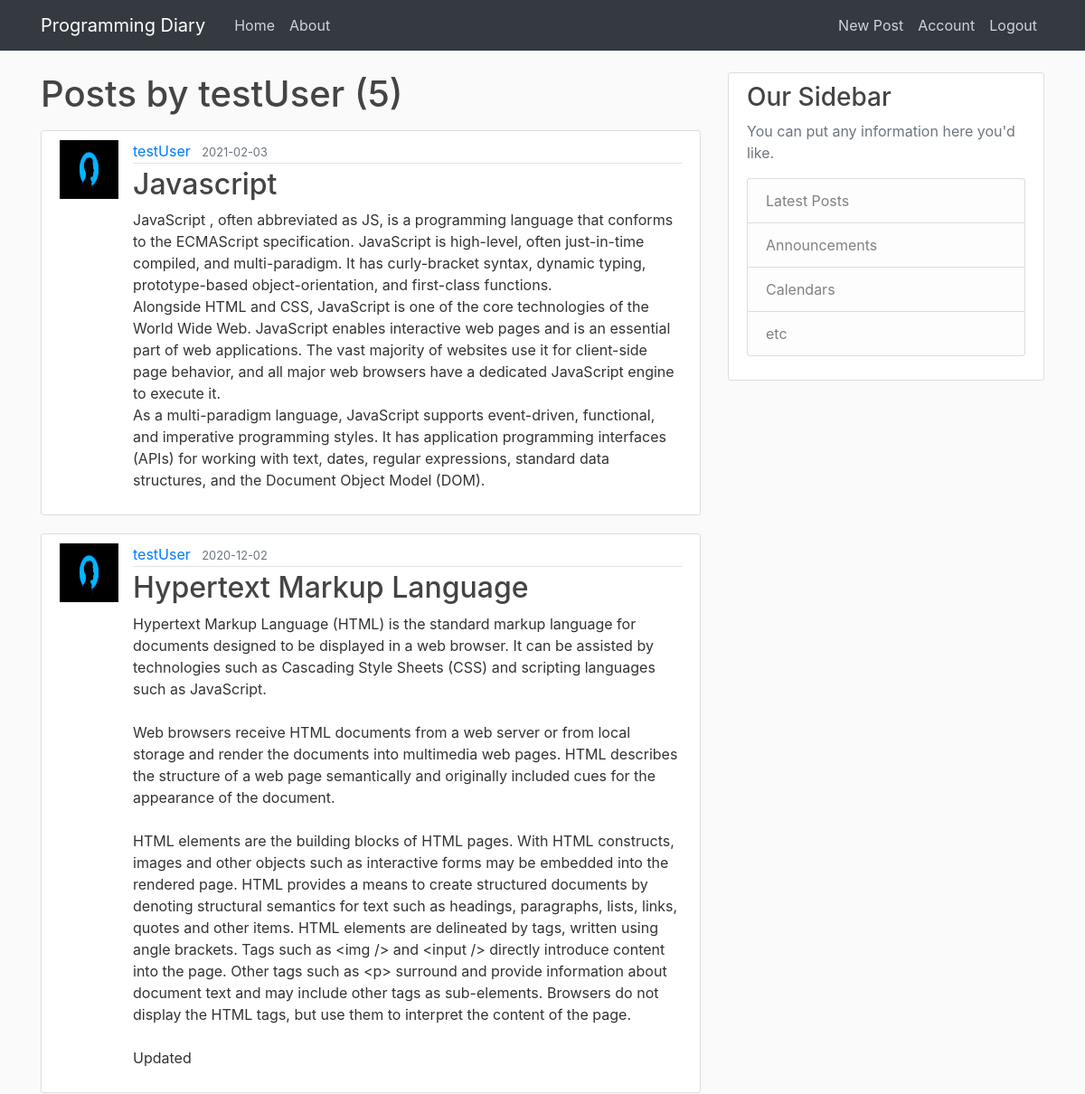
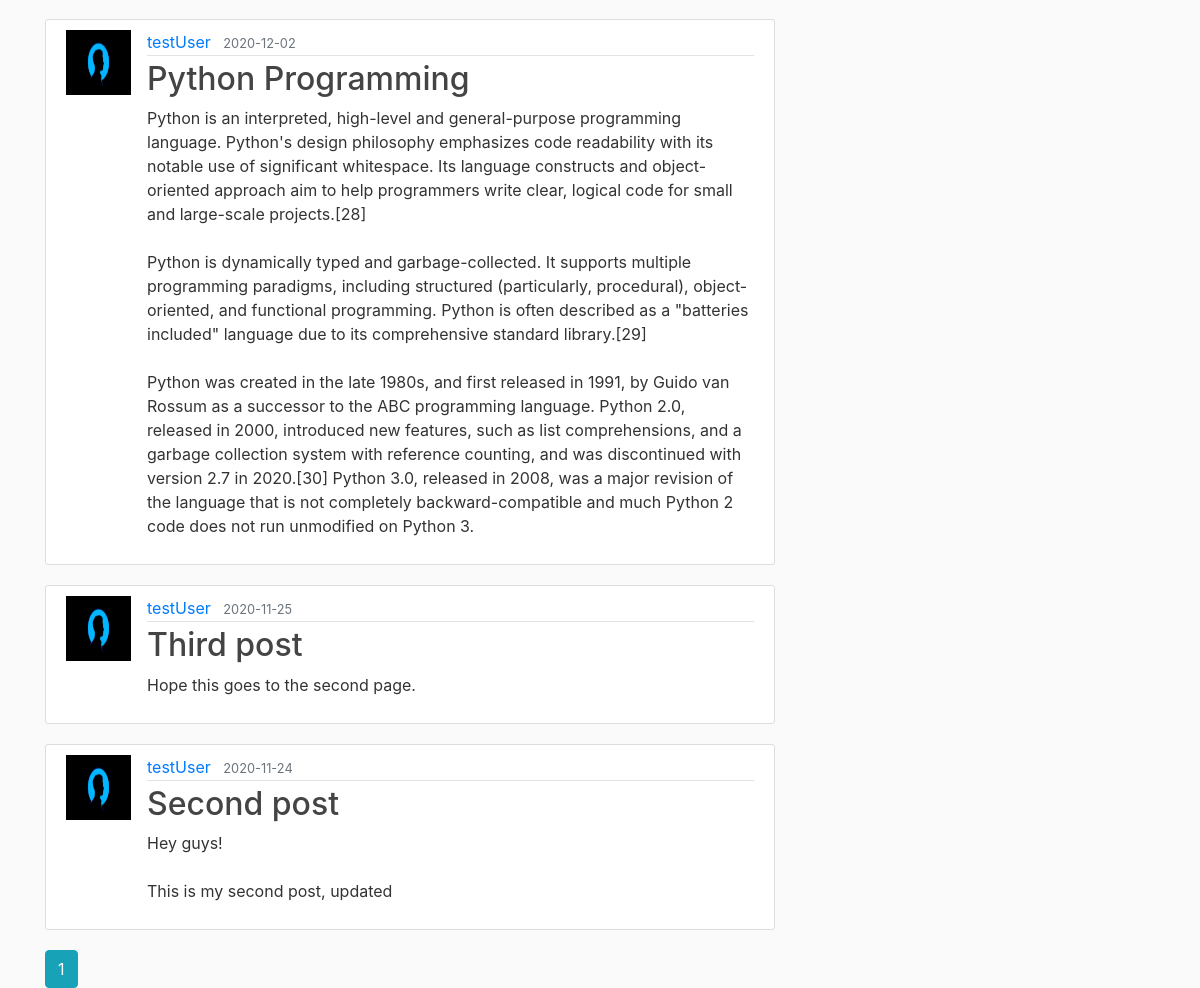
The app's page /user/testUser (signed in) with its own data (2 pictures, top to bottom).
### blog/models.py (models this page shows, shortened)
class User(db.Model, UserMixin):
    id = db.Column(db.Integer, primary_key=True)
    username = db.Column(db.String(20), unique=True, nullable=False)
    email = db.Column(db.String(120), unique=True, nullable=False)
    image_file = db.Column(db.String(20), nullable=False, default='default.jpg')
    password = db.Column(db.String(60), nullable=False)
    posts = db.relationship('Post', backref='author', lazy=True) # clarify relationship between tables

class Post(db.Model):
    id = db.Column(db.Integer, primary_key=True)
    title = db.Column(db.String(100), nullable=False)
    date_posted = db.Column(db.DateTime, nullable=False, default=datetime.utcnow)
    content = db.Column(db.Text, nullable=False)
    user_id = db.Column(db.Integer, db.ForeignKey('user.id'), nullable=False)

### blog/users/routes.py (the view)
@users.route("/user/<string:username>")
def user_posts(username):
    page = request.args.get('page', 1, type=int)
    user = User.query.filter_by(username=username).first_or_404()
    posts = Post.query.filter_by(author=user)\
        .order_by(Post.date_posted.desc())\
        .paginate(page=page, per_page=5)
    return render_template('user_posts.html', posts=posts, user=user)

### blog/models.py (called while the page is built)
@login_manager.user_loader
def load_user(user_id):
    return User.query.get(int(user_id))

### blog/templates/user_posts.html
{% extends "layout.html" %}
{% block content %}
    <h1 class="mb-3">Posts by {{ user.username }} ({{ posts.total }})</h1>
    {% for post in posts.items %}
        <article class="media content-section">
            <img class="rouded-circle article-img" src="{{ url_for('static', filename='profile_pics/' + post.author.image_file) }}">
            <div class="media-body">
                <div class="article-metadata">
                    <a class="mr-2" href="{{ url_for('users.user_posts', username=post.author.username) }}">{{ post.author.username }}</a>
                    <small class="text-muted">{{ post.date_posted.strftime('%Y-%m-%d') }}</small>
                </div>
                <h2><a class="article-title" href="{{ url_for('posts.post', post_id=post.id) }}">{{ post.title }}</a></h2>
                <p class="article-content">{{ post.content }}</p>
            </div>
        </article>
    {% endfor %}
    {% for page_num in posts.iter_pages(left_edge=1, right_edge=1, left_current=1, right_current=2) %}
        {% if page_num %}
            {% if posts.page == page_num %}
                <a class="btn btn-info nb-4" href="{{ url_for('users.user_posts', username=user.username, page=page_num) }}">{{ page_num }}</a>
            {% else %}
                <a class="btn btn-outline-info mb-4" href="{{ url_for('users.user_posts', username=user.username, page=page_num) }}">{{ page_num }}</a>
            {% endif %}
        {% else %}
            ...
        {% endif %}
    {% endfor %}
{% endblock content %}

### blog/static/main.css (style rules this page uses)
body { background: #fafafa; color: #333333; margin-top: 5rem; }
h1, h2, h3, h4, h5, h6 { color: #444444; }
.content-section { background: #ffffff; padding: 10px 20px; border: 1px solid #dddddd; border-radius: 3px; margin-bottom: 20px; }
.article-title { color: #444444; }
.article-content { white-space: pre-line; }
.article-img { height: 65px; width: 65px; margin-right: 16px; }
.article-metadata { padding-bottom: 1px; margin-bottom: 4px; border-bottom: 1px solid #e3e3e3 }

### records on screen
User: username "testUser"
Post: image_file (placeholder picture), author.username "testUser", date_posted "2021-02-03", title "Javascript", content "JavaScript , often abbreviated as JS, is a programming language that conforms to the ECMAScript specification. JavaScript is high-level, often just-in-time compiled, and multi-paradigm. It has curly-bracket syntax, dynamic typing, prototype-based object-orientation, and first-class functions. Alongside HTML and CSS, JavaScript is one of the core technologies of the World Wide Web. JavaScript enables interactive web pages and is an essential part of web applications. The vast majority of websites use it for client-side page behavior, and all major web browsers have a dedicated JavaScript engine to execute it. As a multi-paradigm language, JavaScript supports event-driven, functional, and…"
Post: image_file (placeholder picture), author.username "testUser", date_posted "2020-12-02", title "Hypertext Markup Language", content "Hypertext Markup Language (HTML) is the standard markup language for documents designed to be displayed in a web browser. It can be assisted by technologies such as Cascading Style Sheets (CSS) and scripting languages such as JavaScript. Web browsers receive HTML documents from a web server or from local storage and render the documents into multimedia web pages. HTML describes the structure of a web page semantically and originally included cues for the appearance of the document. HTML elements are the building blocks of HTML pages. With HTML constructs, images and other objects such as interactive forms may be embedded into the rendered page. HTML provides a means to create structured…"
Post: image_file (placeholder picture), author.username "testUser", date_posted "2020-12-02", title "Python Programming", content "Python is an interpreted, high-level and general-purpose programming language. Python's design philosophy emphasizes code readability with its notable use of significant whitespace. Its language constructs and object-oriented approach aim to help programmers write clear, logical code for small and large-scale projects.[28] Python is dynamically typed and garbage-collected. It supports multiple programming paradigms, including structured (particularly, procedural), object-oriented, and functional programming. Python is often described as a \"batteries included\" language due to its comprehensive standard library.[29] Python was created in the late 1980s, and first released in 1991, by Guido…"
Post: image_file (placeholder picture), author.username "testUser", date_posted "2020-11-25", title "Third post", content "Hope this goes to the second page."
Post: image_file (placeholder picture), author.username "testUser", date_posted "2020-11-24", title "Second post", content "Hey guys! This is my second post, updated"

### other values on screen
{{ posts.total }} "5"
{{ page_num }} "1"
